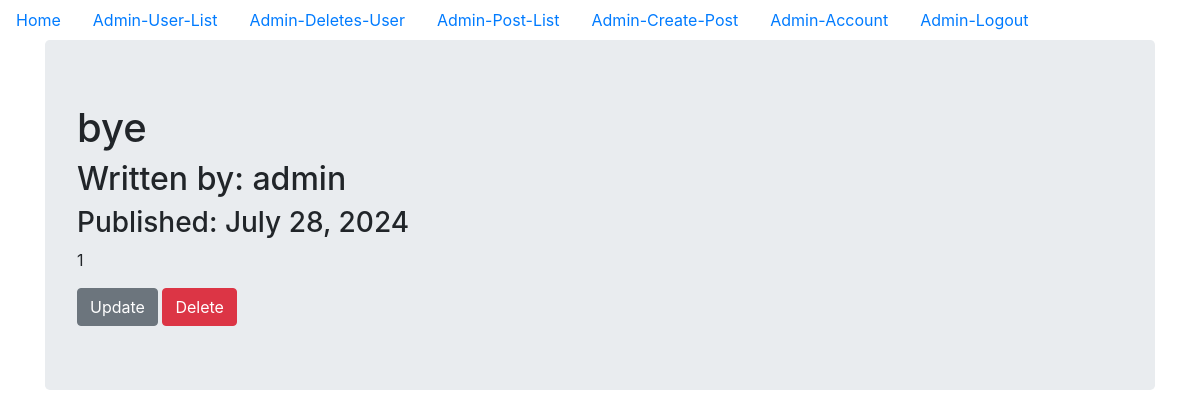
The app's page /admin_read_post/1 (signed in) with its own data.
### models.py (models this page shows, shortened)
class AdminBlogPost(db.Model):
    __tablename__ = 'adminblogpost_table'
    id = db.Column(db.Integer, primary_key=True)
    date = db.Column(db.DateTime, nullable=False, default=datetime.utcnow)
    title = db.Column(db.String(140), nullable=False)
    text = db.Column(db.Text, nullable=False)
    user_id = db.Column(db.Integer, db.ForeignKey('admin_table.id'), nullable=False)

class Admin(db.Model, UserMixin):
    __tablename__ = 'admin_table'
    id = db.Column(db.Integer, primary_key = True)
    profile_image = db.Column(db.String(20), nullable=False, default='admin_default_profile.jpg')
    email = db.Column(db.String(64), unique=True, index=True)
    username = db.Column(db.String(64), unique=True, index=True)
    password_hash = db.Column(db.String(128))
    posts = db.relationship('AdminBlogPost', backref='admin_author', lazy=True)
    clients = db.relationship('User',backref='admin_clients',lazy='dynamic')

### admin_site/admin_blog_post/views.py (the view)
@admin_blog_post_bp.route('/admin_read_post/<int:blog_post_id>')
@login_required
@reauth_required('user')
def admin_read_post(blog_post_id):
    blog_post = AdminBlogPost.query.get_or_404(blog_post_id)
    return render_template('admin_read_post.html',title=blog_post.title,
                            date=blog_post.date,post=blog_post)

### models.py (called while the page is built)
@login_manager.user_loader
def load_user(user_id):
    user = User.query.get(user_id)
    if user:
        return user
    admin = Admin.query.get(user_id)
    if admin:
        return admin
    return None

### reauthentication.py (called while the page is built)
def reauth_required(role):
    def decorator(f):
        @wraps(f)
        def decorated_function(*args, **kwargs):
            if not session.get('reauthenticated'):
                flash('Please re-authenticate to access this page.', 'warning')
                if role == 'user' and current_user.id != 0:
                    return redirect(url_for('admin_authentication_bp.admin_login', next=request.url))
                elif role == 'admin' and current_user.id == 0:
                    return redirect(url_for('user_authentication_bp.user_login', next=request.url))
            return f(*args, **kwargs)
        return decorated_function
    return decorator

### admin_site/templates/admin_read_post.html (shortened to what this page needs)
{% extends "base.html" %}
{% block content %}
<div class="jumbotron">
  <h1>{{ post.title }}</h1>
  <h2>Written by: {{post.admin_author.username}}</h2>
  <h3>Published: {{ post.date.strftime('%B %d, %Y') }}</h3>
  <p>{{post.text}}</p>
   {% if post.admin_author == current_user %}
     <div>
       <a class="btn btn-secondary" href="{{ url_for('admin_blog_post_bp.admin_update_post', blog_post_id=post.id) }}">Update</a>
       <button type="button" class="btn btn-danger" data-toggle="modal" data-target="#del_modal">Delete</button>
     </div>
   {% endif %}
</div>
{% endblock content %}

### records on screen
AdminBlogPost: title "bye", date "July 28, 2024", text "1"
Admin: admin_author.username "admin"
